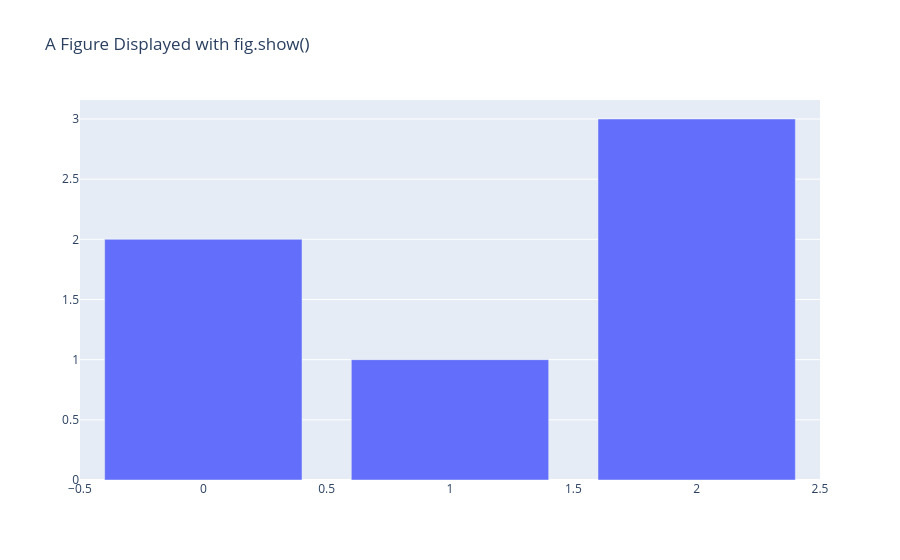

Notebook cell for this chart:
### Code cell
fig.show()

### Figure 1 — Plotly figure (JSON) as saved in the notebook; plotly's stock layout.template omitted (floating-point values rounded to 4 significant figures)
{"data": [{"type": "bar", "y": [2, 1, 3]}], "layout": {"autosize": true, "title": {"text": "A Figure Displayed with fig.show()"}, "xaxis": {"autorange": true, "range": [-0.5, 2.5]}, "yaxis": {"autorange": true, "range": [0, 3.158], "type": "linear"}}}
